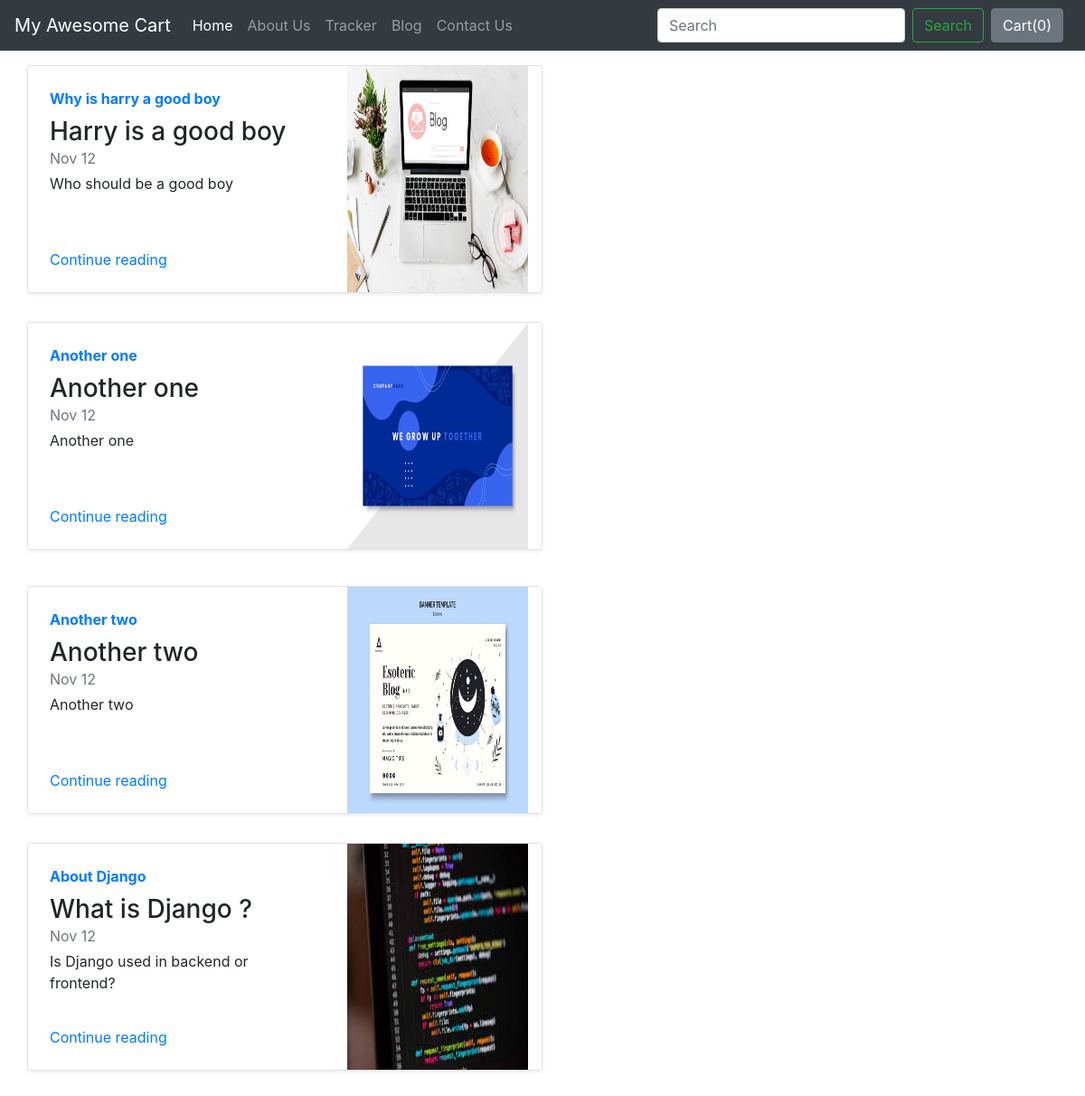
Screenshot of /blog/ with the database file from the repository.
### blog/models.py (models this page shows)
class Blogpost(models.Model):
    post_id = models.AutoField(primary_key=True)
    title = models.CharField(max_length=50)
    head0 = models.CharField(max_length=500, default="")
    chead0 = models.CharField(max_length=5000, default="")
    head1 = models.CharField(max_length=500, default="")
    chead1 = models.CharField(max_length=5000, default="")
    head2 = models.CharField(max_length=500, default="")
    chead2 = models.CharField(max_length=5000, default="")
    pub_date = models.DateField()
    thumbnail = models.ImageField(upload_to="shop/images", default="")
    def __str__(self):
        return self.title

### blog/views.py (the view)
# urls.py: path('', views.index, name="blogHome"),
def index(request):
    myposts = Blogpost.objects.all()
    print(myposts)
    return render(request, 'blog/index.html',
                  {'myposts':myposts})

### blog/templates/blog/index.html (shortened to what this page needs)
{% extends 'blog/basic.html' %}
{% block body %}
<div class="container mt-3 ">
    {% for item in myposts %}
    <div class="row my-2 ">
        <div class="col-md-6 ">
            <div class="row g-0 border rounded overflow-hidden flex-md-row mb-4 shadow-sm h-md-250 position-relative ">
                <div class="col p-4 d-flex flex-column position-static">
                    <strong class="d-inline-block mb-2 text-primary">{{item.head0}}</strong>
                    <h3 class="mb-0">{{item.title}}</h3>
                    <div class="mb-1 text-muted">Nov 12</div>
                    <p class="card-text mb-auto">{{item.head1}}</p>
                    <a href="blogpost/{{item.post_id}}" class="stretched-link">Continue reading</a>
                </div>
                <div class="col-auto d-none d-lg-block">
                    <img src="/media/{{item.thumbnail}}" class="bd-placeholder-img" width="200" height="250"
                         role="img">
                </div>
            </div>
        </div>
        {% if forloop.counter|divisibleby:2 %}
    </div>
    <div class="row my-2">
        {% endif %}
    </div>
    {% endfor %}
</div>
{% endblock %}

### rows the page displays
Blogpost: head0 "Why is harry a good boy", title "Harry is a good boy", head1 "Who should be a good boy", thumbnail (picture)
Blogpost: head0 "Another one", title "Another one", head1 "Another one", thumbnail (picture)
Blogpost: head0 "Another two", title "Another two", head1 "Another two", thumbnail (picture)
Blogpost: head0 "About Django", title "What is Django ?", head1 "Is Django used in backend or frontend?", thumbnail (picture)
